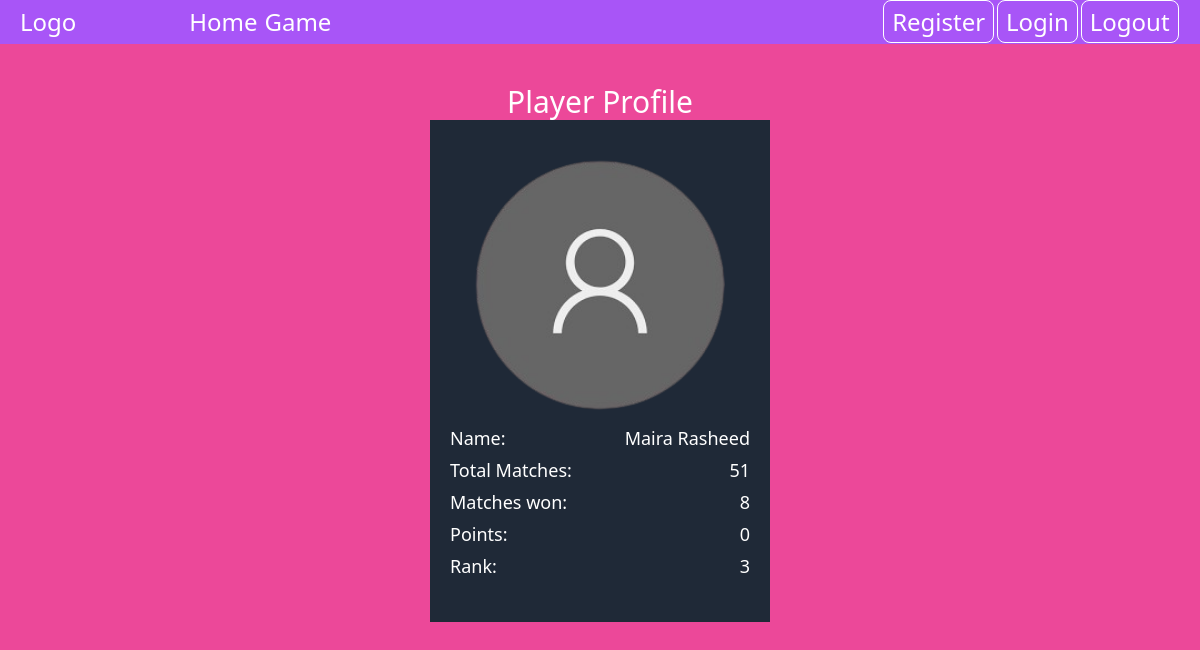
/user/4 (signed in), run on the app's committed database.
### home/models.py (models this page shows)
class Profile(models.Model):
    user = models.OneToOneField(User, on_delete=models.CASCADE, related_name="profile")
    image = models.ImageField(verbose_name="user_image", blank=True, null=True, upload_to="profile/")
    wins = models.IntegerField(default=0)
    draws = models.IntegerField(default=0)
    losts = models.IntegerField(default=0)
    points = models.IntegerField(default=0)
    total_matches = models.IntegerField(default=0)
    rank = models.IntegerField()

### home/views.py (the view)
# urls.py: path("user/<id>", profile_page, name="profile_page")
@login_required
def profile_page(request, id):
    try:
        user = User.objects.filter(id=id).first()
        if(not user):
            return redirect('/')
        profile = Profile.objects.filter(user=user).first()
        return render(request, "pages/profile.html", {"user": user, "profile":profile})
    except Exception as e:
        print(e)
        return HttpResponse("Internal Server Error.")

### templates/pages/profile.html
{% extends 'index.html' %}
{% block start %}
<div style="min-height: 100vh;" class="bg-pink-500 flex flex-col items-center py-5 md:py-10 ">
    <div>
        <h3 class="text-center text-white text-3xl">
            Player Profile
        </h3>
    </div>
    <div class="bg-gray-800 text-white md:px-6 md:py-10 lg:px-5 lg:py-13 sm:px-7 px-2 py-2 flex flex-col items-center">
        <div class="mb-3 flex flex-col items-center relative">
            {% if profile.image %}
                <img id="image"  class="h-[150px] sm:h-[200px] md:h-[250px] rounded-full" class="h-[100px]" src="{{profile.image.url}}" alt="">
            {% else %}
                {% load static %}
                <img id="image" ondblclick="uploadImage()" class="h-[150px] sm:h-[200px] md:h-[250px] rounded-full" class="h-[100px]" src="{% static '/images/img_user.png' %}" alt="">
            {% endif %}
        </div>
        <div class="w-[200px] sm:w-[250px] md:w-[300px] flex flex-col">
            <div class="flex justify-between text-lg my-[2px]"><p>Name: </p><p>{{user.first_name}}</p></div>
            <div class="flex justify-between text-lg my-[2px]"><p>Total Matches:</p><p>{{profile.total_matches}}</p></div>
            <div class="flex justify-between text-lg my-[2px]"><p>Matches won: </p><p>{{profile.wins}}</p></div>
            <div class="flex justify-between text-lg my-[2px]"><p>Points: </p><p>{{profile.points}}</p></div>
            <div class="flex justify-between text-lg my-[2px]"><p>Rank: </p><p>{{profile.rank}}</p></div>
        </div>
    </div>
</div>
{% endblock start %}

### data on the page
Profile: total_matches "51", wins "8", points "0", rank "3"

### other printed values
{{ user.first_name }} "Maira Rasheed"
